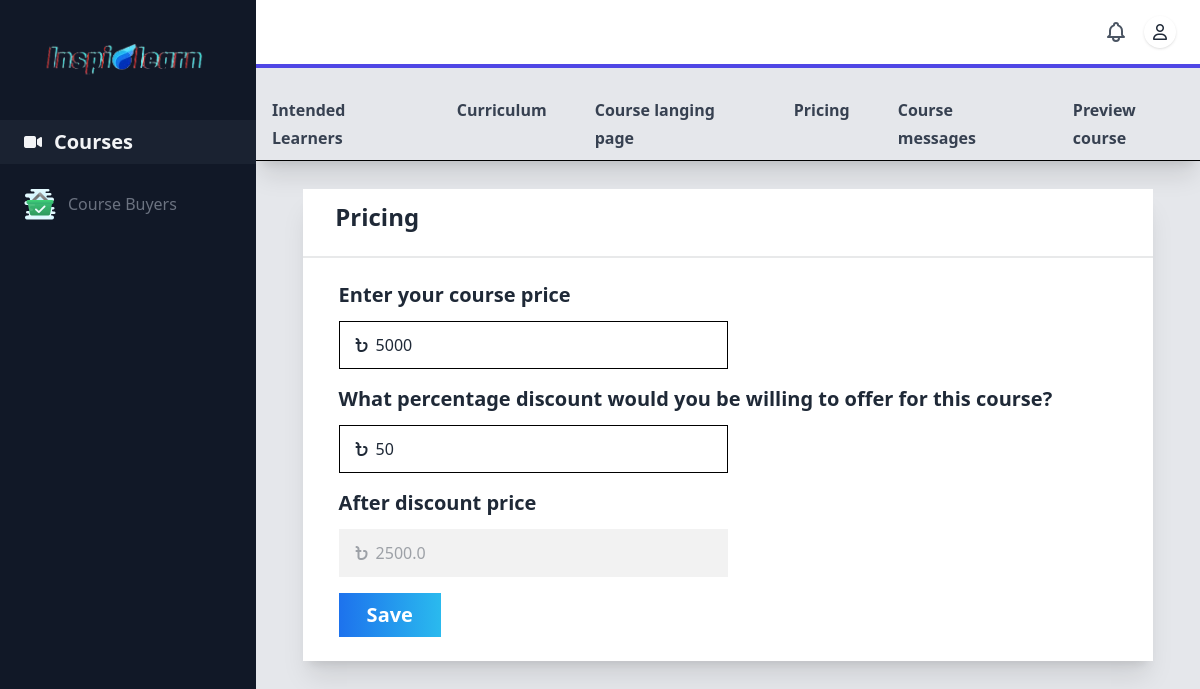
/instructor/course/create/Nw/pricing/ (signed in), run on the app's committed database.
### instructor/models.py (models this page shows)
class Pricing(models.Model):
    course = models.OneToOneField(courseCreateFirstStep, on_delete= models.CASCADE)
    main_price = models.CharField(max_length=200)
    discount_percent = models.CharField(max_length=200)
    after_discount_price = models.CharField(max_length=200)

### instructor/views.py (the view, shortened to what this page needs)
# urls.py: path('course/create/<uid>/pricing/', coursePricingView, name='pricing'),
def coursePricingView(request, uid):
    if request.user.is_authenticated:
        try:
            instructor = instructorRegister.objects.get(user = request.user)
            allCourse = (courseCreateFirstStep.objects.filter(instructor = instructor))
            lst = [i.id for i in allCourse]
            if int(smart_str(urlsafe_base64_decode(uid))) in lst:
                course = courseCreateFirstStep.objects.get(uid = uid)
                try:
                    item = Pricing.objects.get(course= course)
                except Pricing.DoesNotExist:
                    item = None
            else:
                return redirect('home')
        except instructorRegister.DoesNotExist:
            return redirect('home')
    else:
        return redirect('home')
    return render(request, 'main/create_course_data/pricing.html', {"uid": uid, 'item':item, 'course':course})

### instructor/templates/main/create_course_data/pricing.html (shortened to what this page needs)
{% extends 'main/descrive_course.html' %}
{% block course_data %}
<div class="w-[90%] mx-auto shadow-xl  bg-white pb-6">
    <div>
        <h1 class="pt-3 px-8 text-2xl font-bold">Pricing </h1>
        <div class="divider divider-gray-400 w-full"></div>
        <div class="w-11/12 mx-auto ">
            <form action="" method="post" class="space-y-4">
            <div>
                <label for="" class="font-semibold text-xl">Enter your course price</label>
                    <label class="input input-bordered rounded-none border-black md:w-2/4  mt-3 flex items-center gap-2">
                        <i class="fa-solid fa-bangladeshi-taka-sign"></i>
                        <input id="main_price"  type="number" value="{{ item.main_price|default_if_none:'' }}" placeholder="e.g. 5000 tk " name="main_price" />
                      </label>
            </div>
            <div>
                <label for="" class="font-semibold text-xl">What percentage discount would you be willing to offer for this course?</label>
                <label class="input input-bordered rounded-none border-black md:w-2/4  mt-3 flex items-center gap-2">
                    <i class="fa-solid fa-bangladeshi-taka-sign"></i>
                    <input id="discount" name="discount" type="number" value="{{ item.discount_percent|default_if_none:'' }}" placeholder="e.g. 0 to 100 " />
                  </label>
            </div>
            <div>
                <label for="" class="font-semibold text-xl">After discount price</label>
                <label class="input input-bordered rounded-none border-black md:w-2/4  mt-3 flex items-center gap-2">
                    <i class="fa-solid fa-bangladeshi-taka-sign"></i>
                    <input id="after-discount" type="number" value="{{item.after_discount_price|default_if_none:'0'}}" disabled />
                  </label>
            </div>
        <button class="py-2 px-7 mb-3 bg-gradient-to-r from-[#1D72ED]  to-[#2ABAEE] text-white font-semibold text-xl" type="submit">Save</button>
        </form>
        </div>
    </div>
</div>
{% endblock course_data %}

### data on the page
Pricing: main_price "5000", discount "50", after_discount_price "2500.0"
